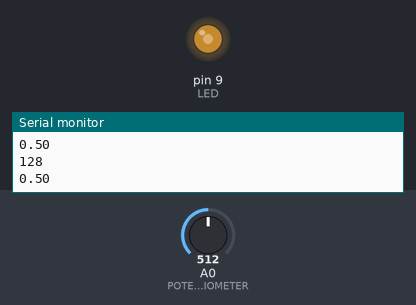
Bench run of a sketch on a simulated Arduino Uno, built with avr-gcc and run on an emulated ATmega328P. On the bench: output pins drawn as LEDs (lit = HIGH), the last lines printed to the serial monitor. The test bench sets the inputs (shaded band); at power-on: A0 (POTENTIOMETER) = 512.

Above: at 1.2 s.
1.3 s: A0 (POTENTIOMETER) set to 716
At 1.7 s:
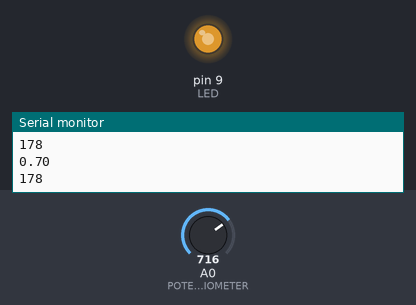
2.8 s: A0 (POTENTIOMETER) set to 900
At 4.0 s:
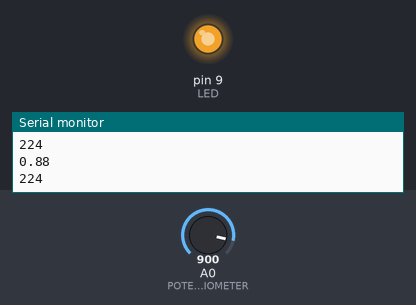
4.3 s: A0 (POTENTIOMETER) set to 122
At 5.5 s:
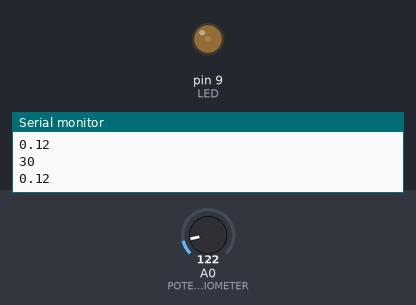
5.8 s: A0 (POTENTIOMETER) set to 0
At 6.8 s:
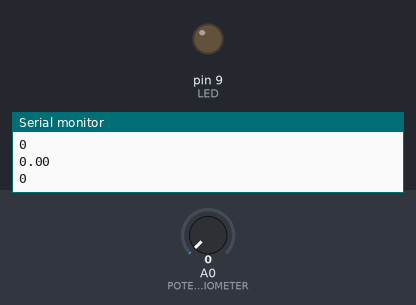
Timing chart, 0 to 8.3 s (numbered marks = the images above; inputs shaded):
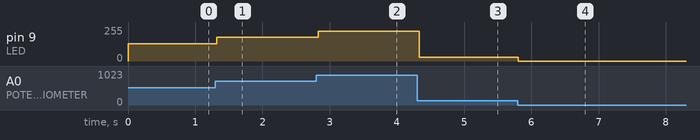

Measured:
- after the input at 1.3 s, pin 9 (LED): 128/255 → 178/255 at once
- after the input at 2.8 s, pin 9 (LED): 178/255 → 224/255 at once
- after the input at 4.3 s, pin 9 (LED): 224/255 → 30/255 at once
- after the input at 5.8 s, pin 9 (LED): 30/255 → 0/255 at once

The sketch:

Fade_Light.ino
```cpp
#define POTENTIOMETER 0  // Physical pin 13 = tiny24 pin (D  0)
#define LED 9    // Physical pin 7 = tiny24 pin (D  6)

float potValue = 0.0;
int brightness = 0;

void setup() {
  pinMode(LED, OUTPUT);
  Serial.begin(9600);

}


void loop() {
  potValue = analogRead(POTENTIOMETER)/1023.0;
    Serial.println(potValue);
  brightness = round(potValue * 255.0);
    Serial.println(brightness);

    analogWrite(LED, brightness);   // turn the LED on (HIGH is the voltage level)

  delay(30);


}
```
